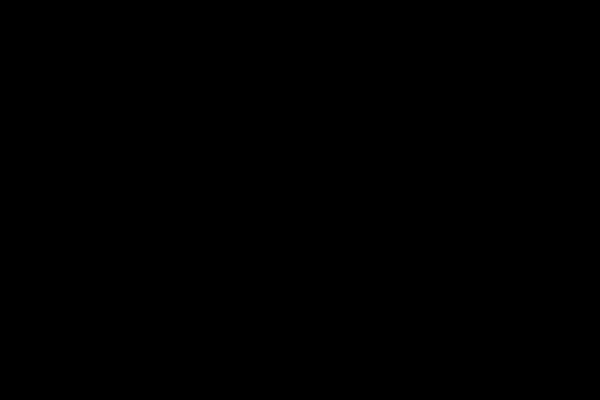
Frame 1 (no input)
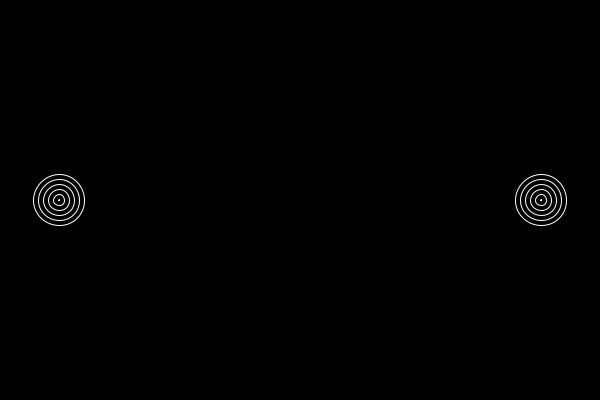
Frame 60 (the mouse pressed at the canvas centre just before this capture)
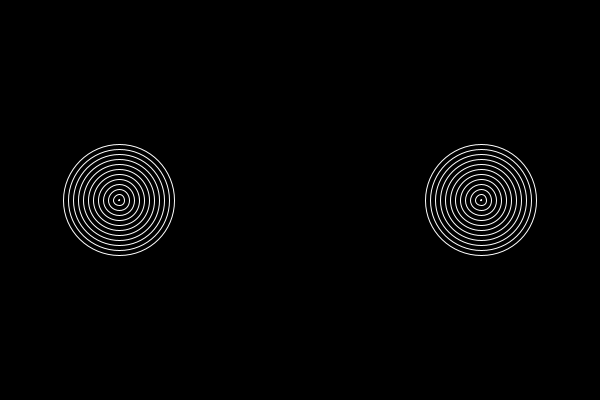
Frame 120 (the mouse held since frame 60 and released just before this capture)

The Processing sketch that drew these frames (run headless with seeded random() and noise(); from frame 60 on, the mouse is pressed at the canvas centre):

// Processing sketch: come_together_seperate_forever
// ── come_together_seperate_forever.pde
color bg = color(0);
color fg = color(255);
int fib=1;
float x,y, nx, ny;

void setup()
{
  size(600,400);
  smooth();
  frameRate(24);
  background(bg);
  stroke(fg);
  
  noFill();
  //noStroke();
  //noFill();
  x = 0;
  y = height/2;
  nx = width;
  ny = height/2;
}

void draw()
{
  background(bg);
  stroke(fg);
  //fill(fg);
  //fg = color((int)random(255),(int)random(255),(int)random(255),(int)random(255));
  
  //fill((int)random(255),(int)random(255),(int)random(255),(int)random(255));
  //stroke((int)random(255),(int)random(255),(int)random(255),(int)random(255));
  //stroke(fg);
  for(int p=1; p<fib; p+=10)
  {
    ellipse(x,y,p,p);
  }
  //ellipse(x,y,fib,fib);

  //fill((int)random(255),(int)random(255),(int)random(255),(int)random(255));
  //stroke((int)random(255),(int)random(255),(int)random(255),(int)random(255));
  //stroke(fg);
  
  for(int p=1; p<fib; p+=10)
  {
    ellipse(nx,ny,p,p);
  }
  
  //ellipse(nx,ny,fib,fib);
  
  x++; nx--;
  fib++;
  
  //println(fib);
  if(fib>1200)
  {
    fib =1;
    x = 0;
    y = height/2;
    nx = width;
    ny = height/2;
    
  }
}

void mouseClicked() 
{
  color temp = fg;
  fg = bg;
  bg = temp;
}
  
